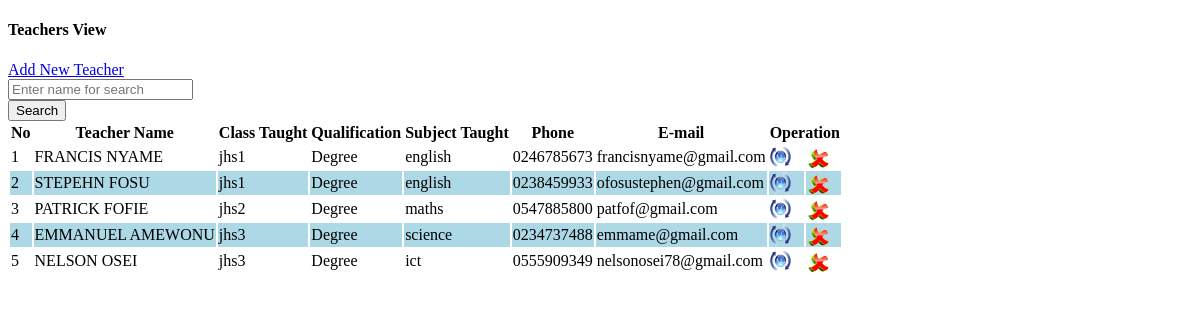
Screenshot of /View_Teachers.php with the database file from the repository.
### tables this page shows
CREATE TABLE `teacher_tbl` (
  `teacher_id` int(10) unsigned NOT NULL AUTO_INCREMENT,
  `teacher_login_info` int(100) NOT NULL DEFAULT '0',
  `f_name` varchar(30) NOT NULL,
  `l_name` varchar(30) NOT NULL,
  `dob` date NOT NULL,
  `address` varchar(100) NOT NULL,
  `degree` varchar(50) NOT NULL,
  `married` char(10) NOT NULL,
  `phone` varchar(50) NOT NULL,
  `email` varchar(50) NOT NULL,
  `classes` varchar(20) NOT NULL,
  `subject_taught` varchar(20) NOT NULL,
  `teacher_type` varchar(50) NOT NULL,
  `teacher_type_class` varchar(50) DEFAULT NULL,
  `time_stamp` timestamp NOT NULL DEFAULT CURRENT_TIMESTAMP,
  PRIMARY KEY (`teacher_id`)
);

### View_Teachers.php (the view, shortened to what this page needs)
<!DOCTYPE html PUBLIC "-//W3C//DTD XHTML 1.0 Transitional//EN" "http://www.w3.org/TR/xhtml1/DTD/xhtml1-transitional.dtd">
<html xmlns="http://www.w3.org/1999/xhtml">
<head>
<link rel="stylesheet" type="text/css" href="css/style_view.css" />
</head>
<body>
<div class="col-md-12  view-form-style">
    <div class="col-md-12 entry-head margin-20b">
        <h4 class="left">Teachers View</h4>
        <a class="btn btn-primary right" href="?tag=teachers_entry">Add New Teacher</a>
    </div>
    <form role="form" data-toggle="validator" method="post" class="form-horizontal">
        <div class="form-group">
            <div class="col-md-9 col-md-offset-1 col-xs-9 col-sm-10">
                <input type="text" class="form-control" name="searchtxt" Placeholder="Enter name for search" autocomplete="off"/></div>
            <input type="submit" name="btnsearch" value="Search" class="btn btn-info"/>
        </div>
    </form>
<div class="table-responsive">
    <table class="table table-bordered">
        <tr>
            <th>No</th>
            <th>Teacher Name</th>
            <th>Class Taught</th>
            <th>Qualification</th>
            <th>Subject Taught</th>
            <th>Phone</th>
            <th>E-mail</th>
            <th colspan="2">Operation</th>
        </tr>
         <?php
		 $key="";
	if($key !="")
		$sql_sel=mysqli_query($my_connection_string,"SElECT * FROM teacher_tbl WHERE f_name  like '%$key%' or l_name like '%$key%'");
	else
        $sql_sel=mysqli_query($my_connection_string,"SELECT * FROM teacher_tbl ORDER BY `classes`");
    $i=0;
    while($row=mysqli_fetch_array($sql_sel)){
    $i++;
    $color=($i%2==0)?"lightblue":"white";
    ?>
      <tr bgcolor="<?php echo $color?>">
            <td><?php echo $i;?></td>
            <td><?php echo $row['f_name']."    ".$row['l_name'];?></td>
            <td><?php echo $row['classes'];?></td>
            <td><?php echo $row['degree'];?></td>
            <td><?php echo $row['subject_taught'];?></td>
            <td><?php echo $row['phone'];?></td>
            <td><?php echo $row['email'];?></td>
            <td><a href="?tag=teachers_entry&opr=upd&rs_id=<?php echo $row['teacher_id'];?>" title="Upate"><img src="picture/update.png" /></a></td>
            <td><a href="?tag=view_teachers&opr=del&rs_id=<?php echo $row['teacher_id'];?>" title="Delete"><img src="picture/delete.png" /></a></td>
        </tr>
    <?php
    }
    ?>
    </table>
</div>
</body>
</html>

### rows the page displays
teacher_tbl: f_name "FRANCIS", l_name "NYAME", classes "jhs1", degree "Degree", subject_taught "english", phone "0246785673", email "francisnyame@gmail.com"
teacher_tbl: f_name "STEPEHN", l_name "FOSU", classes "jhs1", degree "Degree", subject_taught "english", phone "0238459933", email "ofosustephen@gmail.com"
teacher_tbl: f_name "PATRICK", l_name "FOFIE", classes "jhs2", degree "Degree", subject_taught "maths", phone "0547885800", email "patfof@gmail.com"
teacher_tbl: f_name "EMMANUEL", l_name "AMEWONU", classes "jhs3", degree "Degree", subject_taught "science", phone "0234737488", email "emmame@gmail.com"
teacher_tbl: f_name "NELSON", l_name "OSEI", classes "jhs3", degree "Degree", subject_taught "ict", phone "0555909349", email "nelsonosei78@gmail.com"
